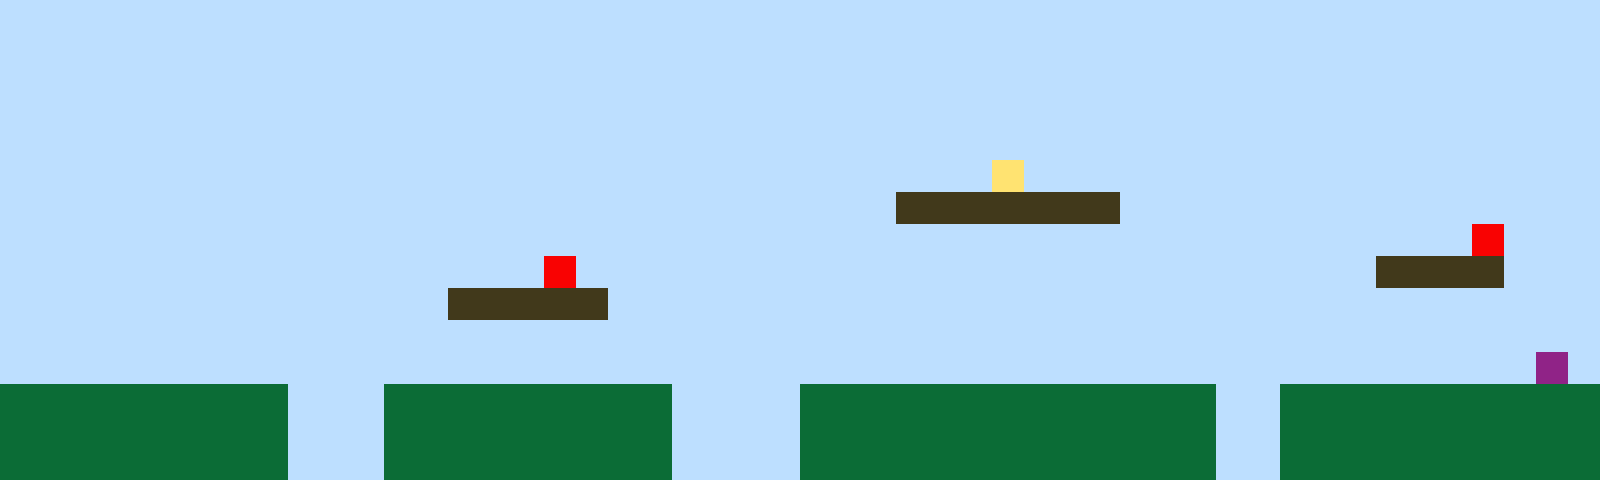

The image is a tile-based game level rendered from a .tmx file. Its description and complete source (layers, tilesets, objects, tile grids) follow:
An orthogonal 50x15 tile map with 32x32 px tiles, 1 tile layer (Tile Layer 1).

<map version="1.10" tiledversion="1.11.2" orientation="orthogonal" renderorder="right-up" width="50" height="15" tilewidth="32" tileheight="32" infinite="0" nextlayerid="2" nextobjectid="1"><editorsettings><export target="map1.csv" format="csv" /></editorsettings><tileset firstgid="1" name="sprites" tilewidth="32" tileheight="32" tilecount="6" columns="3"><image source="sprites.png" width="96" height="64" /></tileset><layer id="1" name="Tile Layer 1" width="50" height="15"><data encoding="csv">1,1,1,1,1,1,1,1,1,1,1,1,1,1,1,1,1,1,1,1,1,1,1,1,1,1,1,1,1,1,1,1,1,1,1,1,1,1,1,1,1,1,1,1,1,1,1,1,1,1,1,1,1,1,1,1,1,1,1,1,1,1,1,1,1,1,1,1,1,1,1,1,1,1,1,1,1,1,1,1,1,1,1,1,1,1,1,1,1,1,1,1,1,1,1,1,1,1,1,1,1,1,1,1,1,1,1,1,1,1,1,1,1,1,1,1,1,1,1,1,1,1,1,1,1,1,1,1,1,1,1,1,1,1,1,1,1,1,1,1,1,1,1,1,1,1,1,1,1,1,1,1,1,1,1,1,1,1,1,1,1,1,1,1,1,1,1,1,1,1,1,1,1,1,1,1,1,1,1,1,1,1,1,1,1,1,1,1,1,1,1,1,1,1,1,1,1,1,1,1,1,1,1,1,1,1,1,1,1,1,1,1,1,1,1,1,1,1,1,1,1,1,1,1,1,1,1,1,1,1,1,1,1,1,1,1,1,1,1,1,1,1,1,1,1,1,1,1,1,1,1,1,1,1,1,1,1,1,1,1,1,1,1,1,1,1,1,1,1,1,1,1,1,1,1,1,1,1,1,1,1,4,1,1,1,1,1,1,1,1,1,1,1,1,1,1,1,1,1,1,1,1,1,1,1,1,1,1,1,1,1,1,1,1,1,1,1,1,1,1,1,1,1,1,1,1,1,1,3,3,3,3,3,3,3,1,1,1,1,1,1,1,1,1,1,1,1,1,1,1,1,1,1,1,1,1,1,1,1,1,1,1,1,1,1,1,1,1,1,1,1,1,1,1,1,1,1,1,1,1,1,1,1,1,1,1,1,1,1,1,1,1,1,1,1,1,5,1,1,1,1,1,1,1,1,1,1,1,1,1,1,1,1,1,1,1,1,5,1,1,1,1,1,1,1,1,1,1,1,1,1,1,1,1,1,1,1,1,1,1,1,1,1,3,3,3,3,1,1,1,1,1,1,1,1,1,1,1,1,1,1,1,1,1,3,3,3,3,3,1,1,1,1,1,1,1,1,1,1,1,1,1,1,1,1,1,1,1,1,1,1,1,1,1,1,1,1,1,1,1,1,1,1,1,1,1,1,1,1,1,1,1,1,1,1,1,1,1,1,1,1,1,1,1,1,1,1,1,1,1,1,1,1,1,1,1,1,1,1,1,1,1,1,1,1,1,1,1,1,1,1,1,1,1,1,1,1,1,1,1,1,1,1,1,1,1,1,1,1,1,1,1,1,1,1,1,1,1,1,1,1,1,1,1,1,1,1,1,1,1,1,1,1,1,1,1,1,1,6,1,2,2,2,2,2,2,2,2,2,1,1,1,2,2,2,2,2,2,2,2,2,1,1,1,1,2,2,2,2,2,2,2,2,2,2,2,2,2,1,1,2,2,2,2,2,2,2,2,2,2,2,2,2,2,2,2,2,2,2,1,1,1,2,2,2,2,2,2,2,2,2,1,1,1,1,2,2,2,2,2,2,2,2,2,2,2,2,2,1,1,2,2,2,2,2,2,2,2,2,2,2,2,2,2,2,2,2,2,2,1,1,1,2,2,2,2,2,2,2,2,2,1,1,1,1,2,2,2,2,2,2,2,2,2,2,2,2,2,1,1,2,2,2,2,2,2,2,2,2,2</data></layer></map>
